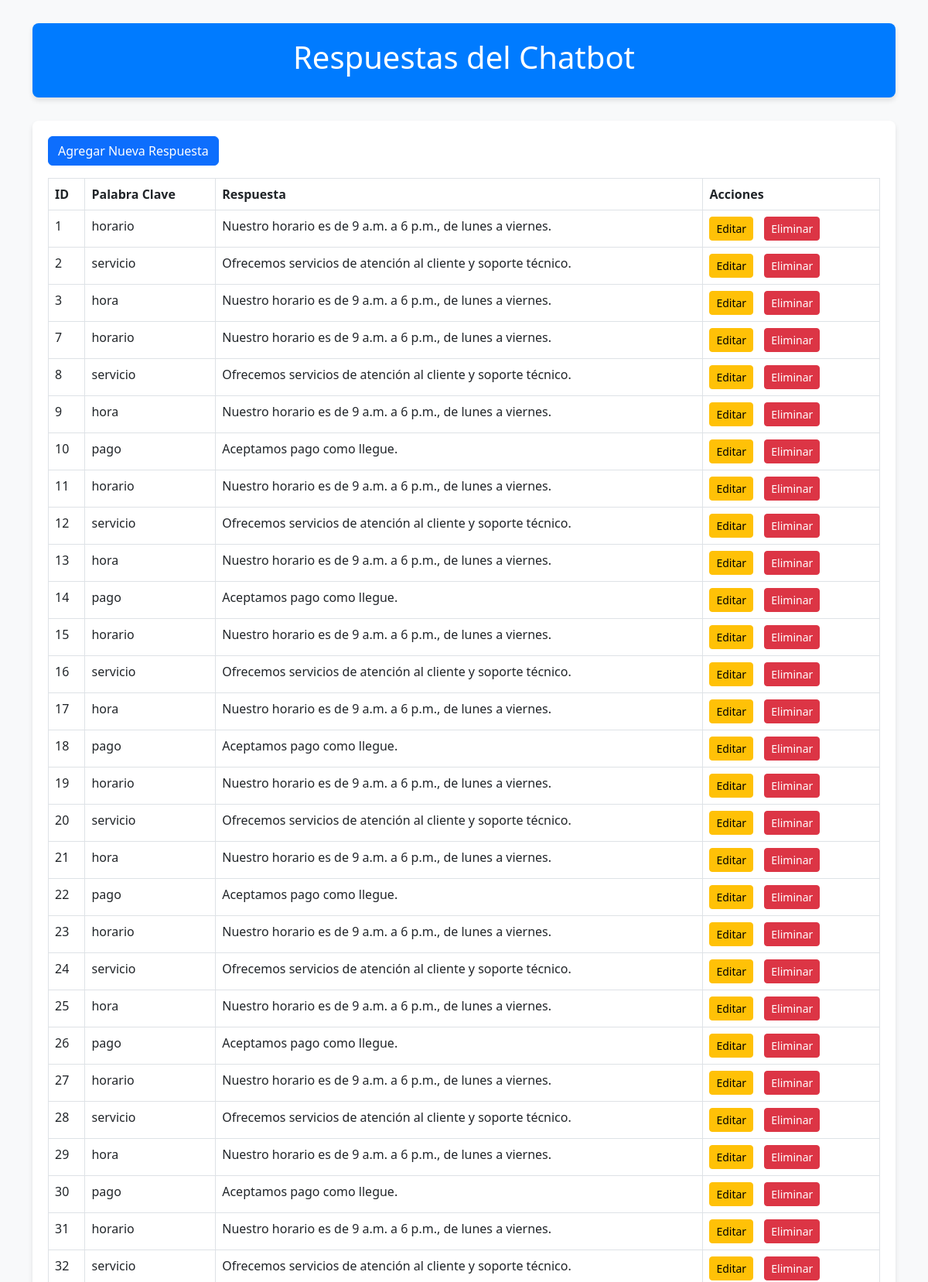
The page / (upper part) on the database its author committed.
### tables this page shows
CREATE TABLE "respuestas" (
            id INTEGER PRIMARY KEY AUTOINCREMENT,
                    palabra_clave TEXT NOT NULL,
                            respuesta TEXT NOT NULL
                                );

### configuracion.py (the view)
@app.route('/')
def indexconfig():
    conexion = conectar_db()
    cursor = conexion.cursor()
    cursor.execute("SELECT * FROM respuestas;")
    respuestas = cursor.fetchall()
    conexion.close()
    return render_template('indexconfig.html', respuestas=respuestas)

### configuracion.py (called while the page is built)
def conectar_db():
    return sqlite3.connect("chatbot.db")

### indexconfig.html (shortened to what this page needs)
<!DOCTYPE html>
<html lang="es">
<head>
    <link href="https://cdn.jsdelivr.net/npm/bootstrap@5.3.0-alpha1/dist/css/bootstrap.min.css" rel="stylesheet">
</head>
<body>
    <div class="container">
        <div class="header">
            <h1>Respuestas del Chatbot</h1>
        </div>
        <div class="table-container">
            <a href="{{ url_for('agregar_respuesta') }}" class="btn btn-primary mb-3">Agregar Nueva Respuesta</a>
            <table class="table table-bordered">
                <thead class="thead-dark">
                    <tr>
                        <th scope="col">ID</th>
                        <th scope="col">Palabra Clave</th>
                        <th scope="col">Respuesta</th>
                        <th scope="col">Acciones</th>
                    </tr>
                </thead>
                <tbody>
                    {% for respuesta in respuestas %}
                    <tr>
                        <td>{{ respuesta[0] }}</td>
                        <td>{{ respuesta[1] }}</td>
                        <td>{{ respuesta[2] }}</td>
                        <td>
                            <a href="{{ url_for('editar_respuesta', id=respuesta[0]) }}" class="btn btn-warning btn-sm btn-custom">Editar</a>
                            <a href="{{ url_for('eliminar_respuesta', id=respuesta[0]) }}" class="btn btn-danger btn-sm btn-custom" onclick="return confirm('¿Estás seguro de que deseas eliminar esta respuesta?')">Eliminar</a>
                        </td>
                    </tr>
                    {% endfor %}
                </tbody>
            </table>
        </div>
    </div>
</body>
</html>

### indexconfig.html (style rules this page uses)
body { background-color: #f8f9fa; }
.header { background-color: #007bff; color: white; padding: 20px; text-align: center; border-radius: 8px; box-shadow: 0 4px 6px rgba(0, 0, 0, 0.1); margin-bottom: 20px; }
.container { margin-top: 30px; }
.table-container { margin-top: 30px; background-color: white; padding: 20px; border-radius: 8px; box-shadow: 0 4px 6px rgba(0, 0, 0, 0.1); }
.btn-custom { margin-right: 10px; }

### rows shown on the page
respuestas: id "1", palabra_clave "horario", respuesta "Nuestro horario es de 9 a.m. a 6 p.m., de lunes a viernes."
respuestas: id "2", palabra_clave "servicio", respuesta "Ofrecemos servicios de atención al cliente y soporte técnico."
respuestas: id "3", palabra_clave "hora", respuesta "Nuestro horario es de 9 a.m. a 6 p.m., de lunes a viernes."
respuestas: id "7", palabra_clave "horario", respuesta "Nuestro horario es de 9 a.m. a 6 p.m., de lunes a viernes."
respuestas: id "8", palabra_clave "servicio", respuesta "Ofrecemos servicios de atención al cliente y soporte técnico."
respuestas: id "9", palabra_clave "hora", respuesta "Nuestro horario es de 9 a.m. a 6 p.m., de lunes a viernes."
respuestas: id "10", palabra_clave "pago", respuesta "Aceptamos pago como llegue."
respuestas: id "11", palabra_clave "horario", respuesta "Nuestro horario es de 9 a.m. a 6 p.m., de lunes a viernes."
respuestas: id "12", palabra_clave "servicio", respuesta "Ofrecemos servicios de atención al cliente y soporte técnico."
respuestas: id "13", palabra_clave "hora", respuesta "Nuestro horario es de 9 a.m. a 6 p.m., de lunes a viernes."
respuestas: id "14", palabra_clave "pago", respuesta "Aceptamos pago como llegue."
respuestas: id "15", palabra_clave "horario", respuesta "Nuestro horario es de 9 a.m. a 6 p.m., de lunes a viernes."
respuestas: id "16", palabra_clave "servicio", respuesta "Ofrecemos servicios de atención al cliente y soporte técnico."
respuestas: id "17", palabra_clave "hora", respuesta "Nuestro horario es de 9 a.m. a 6 p.m., de lunes a viernes."
respuestas: id "18", palabra_clave "pago", respuesta "Aceptamos pago como llegue."
respuestas: id "19", palabra_clave "horario", respuesta "Nuestro horario es de 9 a.m. a 6 p.m., de lunes a viernes."
respuestas: id "20", palabra_clave "servicio", respuesta "Ofrecemos servicios de atención al cliente y soporte técnico."
respuestas: id "21", palabra_clave "hora", respuesta "Nuestro horario es de 9 a.m. a 6 p.m., de lunes a viernes."
respuestas: id "22", palabra_clave "pago", respuesta "Aceptamos pago como llegue."
respuestas: id "23", palabra_clave "horario", respuesta "Nuestro horario es de 9 a.m. a 6 p.m., de lunes a viernes."
respuestas: id "24", palabra_clave "servicio", respuesta "Ofrecemos servicios de atención al cliente y soporte técnico."
respuestas: id "25", palabra_clave "hora", respuesta "Nuestro horario es de 9 a.m. a 6 p.m., de lunes a viernes."
respuestas: id "26", palabra_clave "pago", respuesta "Aceptamos pago como llegue."
respuestas: id "27", palabra_clave "horario", respuesta "Nuestro horario es de 9 a.m. a 6 p.m., de lunes a viernes."
respuestas: id "28", palabra_clave "servicio", respuesta "Ofrecemos servicios de atención al cliente y soporte técnico."
respuestas: id "29", palabra_clave "hora", respuesta "Nuestro horario es de 9 a.m. a 6 p.m., de lunes a viernes."
respuestas: id "30", palabra_clave "pago", respuesta "Aceptamos pago como llegue."
respuestas: id "31", palabra_clave "horario", respuesta "Nuestro horario es de 9 a.m. a 6 p.m., de lunes a viernes."
respuestas: id "32", palabra_clave "servicio", respuesta "Ofrecemos servicios de atención al cliente y soporte técnico."
